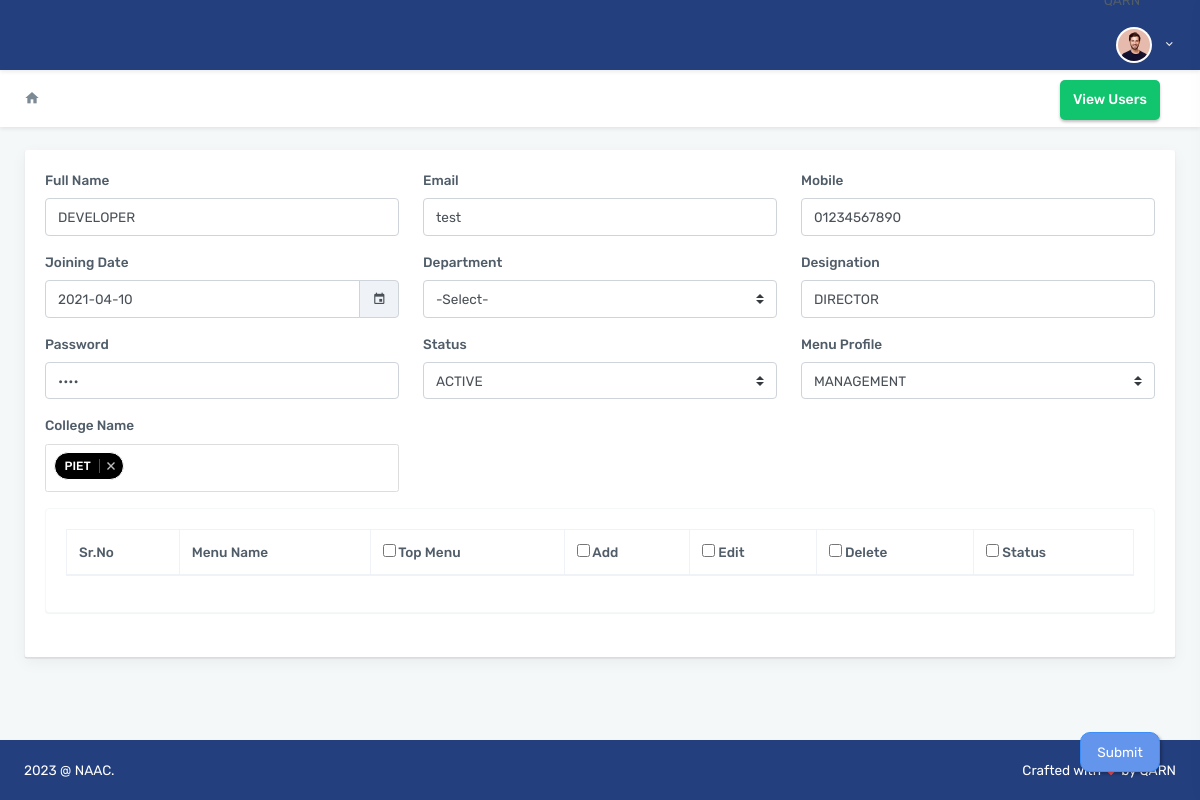
Screenshot of /edit_user.php?id=1 with the database file from the repository.
### tables this page shows
CREATE TABLE `tbl_users` (
  `id` int(11) NOT NULL,
  `emp_id` varchar(200) NOT NULL,
  `user_name` varchar(100) NOT NULL,
  `user_email` varchar(60) NOT NULL,
  `user_mobile` varchar(100) NOT NULL,
  `user_password` varchar(255) NOT NULL,
  `joining_date` date NOT NULL,
  `dob` varchar(255) NOT NULL,
  `gender` varchar(50) NOT NULL,
  `maratial_status` varchar(100) NOT NULL,
  `father_name` varchar(255) NOT NULL,
  `city` varchar(255) NOT NULL,
  `state` int(11) NOT NULL,
  `present_address` text NOT NULL,
  `permanent_address` text NOT NULL,
  `emergency_mobile` varchar(20) NOT NULL,
  `hra` varchar(255) NOT NULL,
  `medical_allowance` varchar(255) NOT NULL,
  `special_allowance` varchar(255) NOT NULL,
  `phone_allowance` varchar(255) NOT NULL,
  `other_allowance` varchar(255) NOT NULL,
  `provident_fund` varchar(255) NOT NULL,
  `professional_tax` varchar(255) NOT NULL,
  `other_deduction` varchar(255) NOT NULL,
  `employment_type` varchar(100) NOT NULL,
  `basic_salary` varchar(255) NOT NULL,
  `gross_salary` varchar(255) NOT NULL,
  `total_deduction` varchar(255) NOT NULL,
  `net_salary` varchar(255) NOT NULL,
  `pl_balance` varchar(100) NOT NULL,
  `half_day_balance` varchar(100) NOT NULL,
  `cl_balance` varchar(100) NOT NULL,
  `sick_balance` varchar(100) NOT NULL,
  `role` varchar(255) NOT NULL,
  `status` varchar(11) NOT NULL,
  `profile_image` varchar(255) NOT NULL,
  `department` varchar(255) NOT NULL,
  `show_menu` text NOT NULL,
  `permissions` text NOT NULL,
  `web_status` int(11) NOT NULL,
  `project_name` text NOT NULL,
  `designation` varchar(255) NOT NULL
);

CREATE TABLE `menu_profile` (
  `id` int(11) NOT NULL,
  `role` varchar(255) NOT NULL,
  `show_menu` text NOT NULL,
  `permissions` text NOT NULL
);

### edit_user.php (the view, shortened to what this page needs)
<!doctype html>
<html lang="en">
<?php include("include/head.php");?>
<?php
$id = $_REQUEST['id'];
$check_user = "SELECT * FROM `tbl_users` WHERE id='".$id."'";
$check_res_user = mysqli_query($conn,$check_user);
$check_row_user = mysqli_fetch_array($check_res_user);
?>
<link rel="stylesheet" href="assets/css/choices.min.css">
<body data-topbar="dark" data-layout="horizontal" data-layout-size="boxed">
<div id="layout-wrapper">
  <?php include("include/header.php");?>
  <div class="main-content">
    <div class="page-content">
      <div class="container-fluid">
       <a href="view_users.php" class="btn waves-effect waves-light float_top">View Users</a>
        <div class="row">
          <div class="col-12">
            <div class="card">
              <div class="card-body boxshadow">
                <form class="" id="edit_user_form" novalidate>
                              <div class="row">
                                <div class="col-md-4 mb-3">
                                  <label for="validationCustom01">Full Name</label>
                                  <input type="text" class="form-control" id="user_name" placeholder="Full Name" autocomplete="off" value="<?php echo $check_row_user['user_name'];?>" name="user_name">
                                </div>
                                <div class="col-md-4 mb-3">
                                  <label for="validationCustom01">Email</label>
                                  <input type="text" class="form-control" id="user_email" name="user_email" placeholder="Enter Email" autocomplete="off" value="<?php echo $check_row_user['user_email'];?>">
                                </div>
								<div class="col-md-4 mb-3">
                                  <label for="validationCustom01">Mobile</label>
                                  <input type="text" class="form-control" id="user_mobile" placeholder="Mobile" name="user_mobile" value="<?php echo $check_row_user['user_mobile'];?>" autocomplete="off">
                                </div>
                              </div>
							  <div class="row">
							    <div class="col-md-4 mb-3">
                                  <label for="validationCustom01">Joining Date</label>
									<div class="input-group">
                                    <input type="text" class="form-control" placeholder="Enter Joining Date" value="<?php echo $check_row_user['joining_date'];?>" name="joining_date" id="joining_date">
                                     	<div class="input-group-append">
                                     		<span class="input-group-text"><i class="mdi mdi-calendar"></i></span>
                                      	</div>
                                     </div>                                </div>
								<div class="col-md-4 mb-3">
                                  <label>Department</label>
                                  <select class="custom-select" name="department" id="department">
                                    <option value="">-Select-</option>
                                  </select>
                                </div>
                                <div class="col-md-4 mb-3">
                                  <label for="validationCustom01">Designation</label>
                                  <input type="text" class="form-control" id="designation" name="designation" placeholder="Enter Designation" autocomplete="off" value="<?php echo $check_row_user['designation'];?>">
                                </div>
								<div class="col-md-4 mb-3">
                                  <label for="validationCustom01">Password</label>
                                  <input type="password" class="form-control" id="user_password" name="user_password" placeholder="Enter Password" autocomplete="off" value="<?php echo $check_row_user['user_password'];?>">
                                </div>
								<div class="col-md-4 mb-3">
                                  <label for="validationCustom01">Status</label>
                                  <select class="custom-select" name="status" id="status" required>
                                    <option value="1" <?php if($check_row_user['status'] == '1'){echo "selected";} ?>>ACTIVE</option>
                                  </select>
                                </div>
                                <div class="col-md-4 mb-3">
                                  <label>Menu Profile</label>
                                  <select class="custom-select" name="role" id="role" onChange="showUser(this.value);">
										<?php
										$select_query = "select * from menu_profile";
										$process = mysqli_query($conn,$select_query);
										while ($fetch = mysqli_fetch_array($process)){
										$parent_id = $fetch['id'];
										$role = $fetch['role'];
										?>
                                    	<option value="<?php echo $parent_id;?>" <?php if($check_row_user['role'] == $parent_id){echo "selected";} ?>><?php echo $role;?></option>
                                    	<?php } ?>
                                  </select>
                                </div>
								<div class="col-md-4 mb-3">
                                  <label for="validationCustom01">College Name</label>
                                    <?php
										$select_query = "select * from company WHERE status = '1'";
										$process = mysqli_query($conn,$select_query);
										while ($fetch = mysqli_fetch_array($process)){
										$data[] = $fetch['company_name'];
										}
										$com = trim($check_row_user['project_name']);
										$com = explode(',', $com);
										$all_values = $data;
									?>
									<select class="custom-select choices-multiple-remove-button" multiple="multiple" name="project_name[]" id="project_name" >
                                    <?php
										  foreach($all_values as $option_value ) {
											$selected = '';
											if(in_array($option_value, $com)){
											  $selected = "selected";
											}?>
											<option <?php echo $selected; ?> ><?php echo $option_value; ?></option><?php
										  } ?>
                                  </select>
                                </div>
                              </div>
							  <div class="row">
          <div class="col-12">
                <div id="txtHint">
                    <div class="card">
              <div class="card-body">
                <table id="datatable1" class="table table-bordered dt-responsive nowrap" data-page-length="200" style="border-collapse: collapse; border-spacing: 0; width: 100%;">
                  <thead>
                    <tr>
                      <th>Sr.No</th>
                      <th>Menu Name</th>
                      <th><input type="checkbox" id="ckbCheckAll" /> Top Menu</th>
                      <th><input type="checkbox" id="ckbCheckAll2" /> Add</th>
                      <th><input type="checkbox" id="ckbCheckAll3" /> Edit</th>
                      <th><input type="checkbox" id="ckbCheckAll4" /> Delete</th>
					            <th><input type="checkbox" id="ckbCheckAll5" /> Status</th>
                    </tr>
                  </thead>
                </table>
              </div>
            </div>
                </div>
          </div>
        </div>
                              <button class="btn btn-outline-primary mb-2 float" id="add_button" type="submit">Submit</button>
                            </form>
              </div>
            </div>
          </div>
        </div>
      </div>
    </div>
    <?php include("include/footer.php"); ?>
  </div>
</div>
<?php include('include/javascript_library.php');?>
</body>
</html>

### include/head.php (style rules this page uses)
.boxshadow { box-shadow:0 1px 0 rgba(0, 0, 0, 0.05), 0 1px 2px rgba(0, 0, 0, 0.05), 0 5px 15px rgba(0, 0, 0, 0.05); }
.float { position:fixed; width:80px; height:40px; bottom:20px; right:40px; background-color:#6495ed; color:#FFF; border-radius:10px; text-align:center; box-shadow: 2px 2px 3px #00000040; z-index:1 }
.float_top { position:fixed; width:100px; height:40px; font-size:14px; font-weight:500; top:80px; right:40px; background-color:#11c46e; color:#FFF; border-radius:5px; text-align:center; box-shadow: 0px 2px 3px #00000040; z-index:1 }

### rows the page displays
tbl_users: user_name "DEVELOPER", user_email "test", user_mobile "01234567890", joining_date "2021-04-10", designation "DIRECTOR", status "ACTIVE", role "MANAGEMENT", option_value "PIET"
